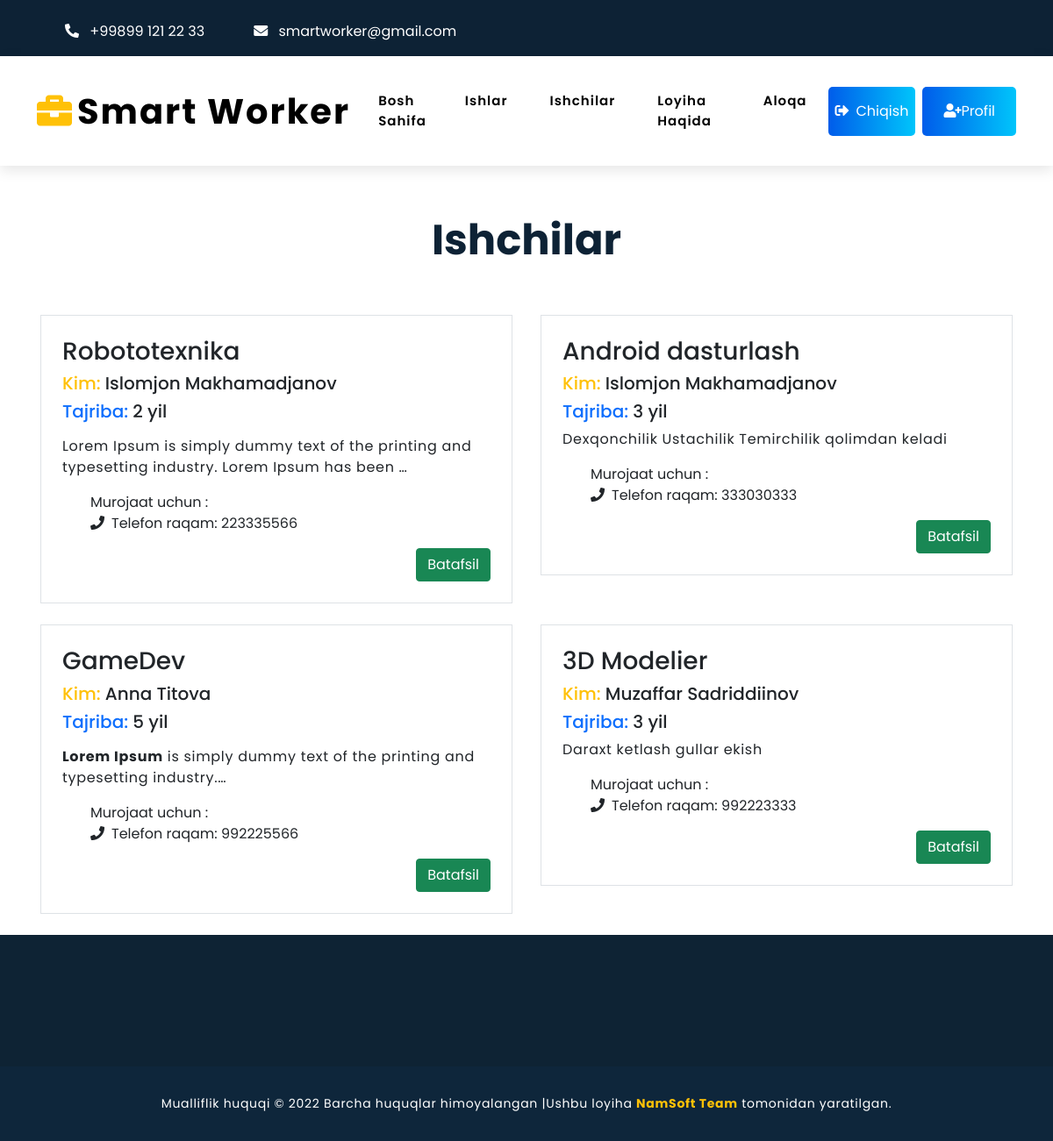
Page /allEmployers/ (signed in) on the committed database.
### mardikor/models.py (models this page shows, shortened)
class Employer(models.Model):
    user=models.ForeignKey(User,on_delete=models.CASCADE)
    age=models.IntegerField()
    category=models.ForeignKey(Category,on_delete=models.CASCADE)
    title = RichTextField()
    about=RichTextField()
    experience=models.CharField(max_length=50)
    salary=models.CharField(max_length=200)
    phone=models.CharField(max_length=50)
    address=RichTextField()

class Category(models.Model):
    name=models.CharField(max_length=100)
    image=models.ImageField(upload_to='media/categoryImg',blank=True)
    created_at = models.DateTimeField(auto_now_add=True, null=True)
    updated_at = models.DateTimeField(auto_now_add=True, null=True)
    def __str__(self):
        return self.name

### mardikor/views.py (the view)
# urls.py: path('allEmployers/',allEmployers,name='allEmployers'),
def allEmployers(request):
    data=Employer.objects.filter()
    context={
        'data':data
    }
    return render(request,'allEmployers.html',context)

### templates/allEmployers.html (shortened to what this page needs)
{% extends 'base.html' %}
{% block mycontent %}
  <section class="featured-job-area feature-padding pt-2 mt-5">
      <div class="container">
        <div class="row">
          <div class="col-lg-12">
            <div class="section-tittle text-center">
              <h1 class="display-5 fw-bold" style="color: #0D2235;">Ishchilar</h1>
            </div>
          </div>
        </div>
        <div class="row justify-content-center pt-5">
          {% for info in data %}
          <div class="col-12 col-lg-6 single-job-items mb-4 px-3">
            <div class="job-items border p-4 ">
              <div class="job-tittle">
                <a href="job_details.html" class="text-decoration-none text-dark">
                  <div class="d-flex justify-content-between">
                    <h3>{{info.category}}</h3>
                  </div>
                </a>
                <h5>
                  <span class="text-warning">Kim: </span>{{info.user.first_name}} {{info.user.last_name}}
                </h5>
                <h5>
                  <span class="text-primary">Tajriba: </span>{{info.experience}} yil
                </h5>
                <p>
                  {{info.title |safe |truncatechars:100}}
                </p>
                <div class="d-flex justify-content-between">
                  <ul>
                    <li>Murojaat uchun : </li>
                    <li><i class="fas fa-phone me-2"></i>Telefon raqam: <span>{{info.phone}}</span></li>
                  </ul>
                </div>
              </div>
              <div class="items-link d-flex justify-content-between align-items-center">
                <a href="{% url 'employer_details' info.id %}" class="btn h-25 btn-success">Batafsil</a>
              </div>
            </div>
          </div>
          {% endfor %}
        </div>
      </div>
    </section>
{% endblock %}

### static/css/style.css (style rules this page uses)
* { margin: 0;padding: 0;box-sizing: border-box; font-family: 'Poppins', sans-serif; }
p { font-family: 'Poppins', sans-serif; letter-spacing: .7px; }
.job-items { transition: all .3s linear; }
.job-tittle a { color: black; text-decoration: none; }
.job-tittle ul { list-style: none; }
.servicesCards:hover h3,span { transition: all .4s ease-in-out; }

### rows in the picture
Employer: category "Robototexnika", user.first_name "Islomjon", user.last_name "Makhamadjanov", experience "2", title "Lorem Ipsum is simply dummy text of the printing and typesetting industry. Lorem Ipsum has been …", phone "223335566"
Employer: category "Android dasturlash", user.first_name "Islomjon", user.last_name "Makhamadjanov", experience "3", title "Dexqonchilik Ustachilik Temirchilik qolimdan keladi", phone "333030333"
Employer: category "GameDev", user.first_name "Anna", user.last_name "Titova", experience "5", title "Lorem Ipsum is simply dummy text of the printing and typesetting industry.…", phone "992225566"
Employer: category "3D Modelier", user.first_name "Muzaffar", user.last_name "Sadriddiinov", experience "3", title "Daraxt ketlash gullar ekish", phone "992223333"
